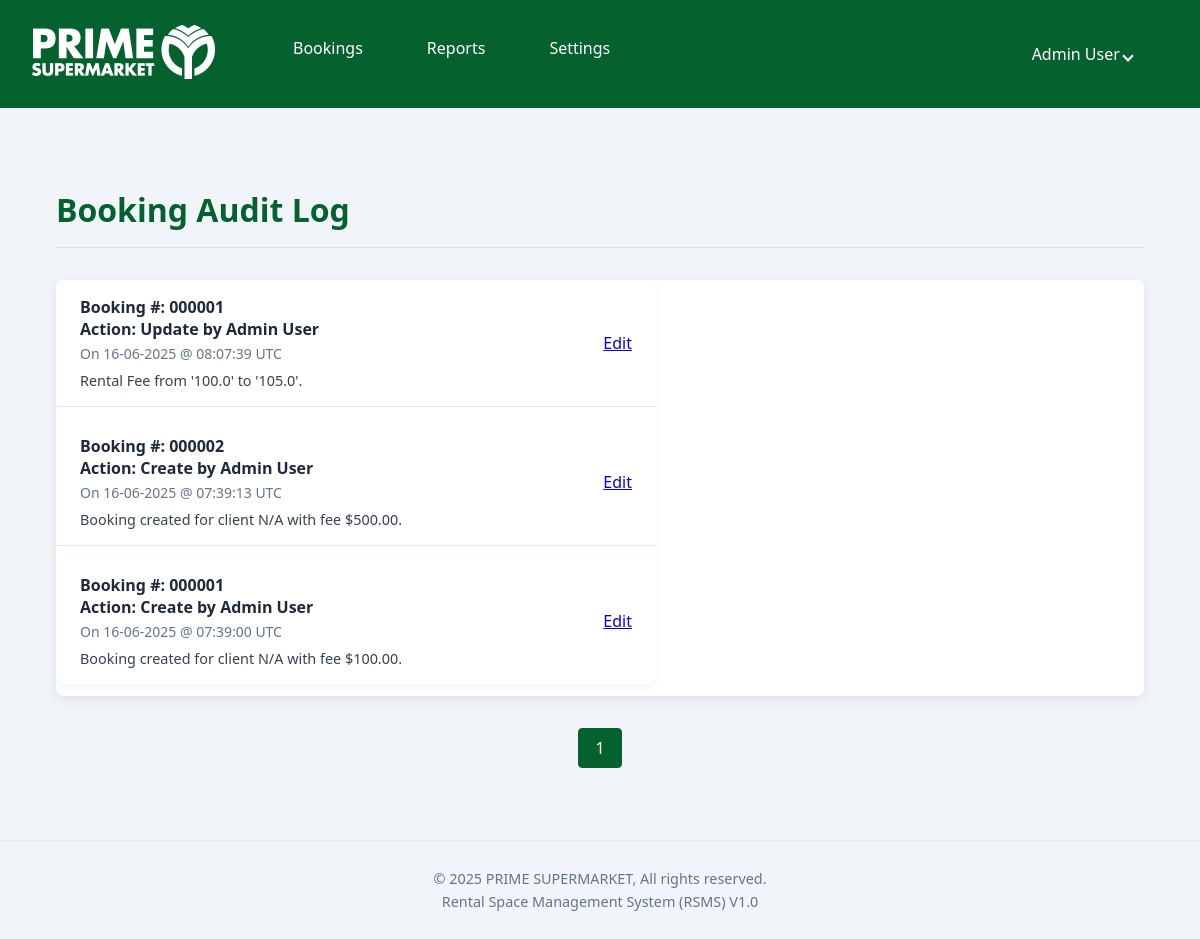
The app's page /settings/audit-logs (signed in) with its own data.
### app.py (models this page shows, shortened)
class User(db.Model, UserMixin):
    id = db.Column(db.Integer, primary_key=True)
    full_name = db.Column(db.String(128), nullable=False)
    email = db.Column(db.String(128), unique=True, nullable=False)
    password_hash = db.Column(db.String(256), nullable=False)
    role = db.Column(db.String(20), nullable=False, default='user')
    locations = db.relationship(
        'Location', secondary=user_location_association, backref='users', lazy='subquery')

class BookingAuditLog(db.Model):
    __tablename__ = 'booking_audit_log'
    id = db.Column(db.Integer, primary_key=True)
    booking_number = db.Column(db.String(10), nullable=True)
    booking_id = db.Column(db.Integer, db.ForeignKey(
        'booking.id', ondelete='SET NULL'), nullable=True, index=True)
    user_id = db.Column(db.Integer, db.ForeignKey(
        'user.id'), nullable=False, index=True)
    action = db.Column(db.String(20), nullable=False, index=True)
    timestamp = db.Column(
        db.DateTime, default=datetime.utcnow, nullable=False, index=True)
    details = db.Column(db.Text, nullable=True)
    booking = db.relationship(
        'Booking', backref=db.backref('audit_logs', lazy=True))
    user = db.relationship('User', backref='booking_audit_logs')

### app.py (the view)
@app.route('/settings/audit-logs')
@login_required
@admin_required
def list_audit_logs():
    page = request.args.get('page', 1, type=int)
    filter_user = request.args.get('user', '')
    filter_action = request.args.get('action', '')
    query = BookingAuditLog.query
    if filter_user:
        query = query.join(User).filter(
            User.full_name.ilike(f'%{filter_user}%'))
    if filter_action:
        query = query.filter(BookingAuditLog.action == filter_action)
    pagination = query.order_by(BookingAuditLog.timestamp.desc()).paginate(
        page=page, per_page=50, error_out=False
    )
    audit_logs = pagination.items
    return render_template('audit_logs_list.html',
                           audit_logs=audit_logs,
                           pagination=pagination,
                           filter_user=filter_user,
                           filter_action=filter_action)

### app.py (called while the page is built)
@login_manager.user_loader
def load_user(user_id):
    return User.query.get(int(user_id))

def admin_required(f):
    @wraps(f)
    def decorated_function(*args, **kwargs):
        if not current_user.is_authenticated or current_user.role != 'admin':
            flash("You do not have permission to access this page.", "error")
            return redirect(url_for('dashboard'))
        return f(*args, **kwargs)
    return decorated_function

@app.before_request
def create_initial_admin():
    if not app.config.get('ADMIN_CREATED'):
        with app.app_context():
            if not User.query.filter_by(email='admin@example.com').first():
                print("Admin user not found. Creating one...")
                admin_user = User(
                    full_name='Admin User',
                    email='admin@example.com',
                    role='admin'
                )
                admin_user.set_password('changethispassword')
                all_locations = Location.query.all()
                admin_user.locations = all_locations
                db.session.add(admin_user)
                db.session.commit()
                print("Admin user created successfully.")
            else:
                print("Admin user already exists.")
        app.config['ADMIN_CREATED'] = True

### templates/audit_logs_list.html (shortened to what this page needs)
{% extends "layout.html" %}
{% block content %}
<div class="management-container">
    <div class="header-with-action">
        <h1>Booking Audit Log</h1>
    </div>
    <div class="management-card">
        <ul class="item-list">
            {% for log in audit_logs %}
            <li class="item-list-row">
                <div class="item-details">
                    <span class="item-name">
                        Booking #: {{ log.booking_number or 'N/A' }}<br>Action: <strong>{{ log.action|capitalize
                            }}</strong> by {{
                        log.user.full_name }}
                    </span>
                    <span class="item-subtext">
                        On {{ log.timestamp.strftime('%d-%m-%Y @ %H:%M:%S') }} UTC
                    </span>
                    <p style="margin: 0.5rem 0 0; font-size: 0.9em; max-width: 600px;">{{ log.details }}</p>
                </div>
                {% if log.booking %}
                <a href="{{ url_for('edit_booking', booking_id=log.booking.id) }}"
                    class="btn btn-sm btn-outline-secondary">
                    Edit
                </a>
                {% else %}
                <span class="text-muted">N/A</span>
                {% endif %}
            </li>
            {% else %}
            <li class="item-list-empty">
                <p>No booking activities have been logged yet.</p>
            </li>
            {% endfor %}
        </ul>
    </div>
</div>
<div class="pagination">
    {% for p in pagination.iter_pages() %}
    {% if p %}
    {% if p == pagination.page %}
    <a class="active">{{ p }}</a>
    {% else %}
    <a href="{{ url_for('list_audit_logs', page=p) }}">{{ p }}</a>
    {% endif %}
    {% else %}
    <span class="ellipsis">…</span>
    {% endif %}
    {% endfor %}
</div>
{% endblock %}

### templates/layout.html (shortened to what this page needs)
<!doctype html>
<html lang="en">
<head>
    <link rel="stylesheet" href="{{ url_for('static', filename='style.css') }}">
</head>
<body>
    <nav class="navbar">
        <a href="{{ url_for('dashboard') }}" class="navbar-logo">
            <img src="{{ url_for('static', filename='images/logo.png') }}" alt="Your Company Logo">
        </a>
        <ul>
            {% if current_user.is_authenticated %}
            <li class="dropdown">
                <a href="javascript:void(0)" class="dropbtn">Bookings</a>
            </li>
            <li class="dropdown">
                <a href="javascript:void(0)" class="dropbtn">Reports</a>
            </li>
            {% endif %}
            {% if current_user.is_authenticated and current_user.role == 'admin' %}
            <li class="dropdown">
                <a href="javascript:void(0)" class="dropbtn">Settings</a>
            </li>
            {% endif %}
        </ul>
        {% if current_user.is_authenticated %}
        <div class="navbar-right">
            <div class="dropdown">
                <a href="javascript:void(0)" class="dropbtn user-menu">
                    {{ current_user.full_name }} <i class="arrow down"></i>
                </a>
            </div>
        </div>
        {% endif %}
    </nav>
    <main>
        {% block content %}{% endblock %}
    </main>
    <footer>
        <p>© 2025 PRIME SUPERMARKET, All rights reserved.</p>
        <p>Rental Space Management System (RSMS) V1.0</p>
    </footer>
</body>
</html>

### static/style.css (style rules this page uses)
body { background: #f4f6fa; color: #222; font-family: 'Segoe UI', Arial, sans-serif; margin: 0; padding: 0; }
nav { background: #05622f; padding: 16px 24px; margin-bottom: 32px; display: flex; align-items: center; }
nav a { color: #FFF; text-decoration: none; margin-right: 24px; font-weight: 500; transition: color 0.2s; }
h1, h2 { color: #05622f; }
ul { background: #fff; padding: 24px; border-radius: 8px; box-shadow: 0 2px 8px rgba(37, 99, 235, 0.07); max-width: 600px; margin: 24px 0; }
li { margin-bottom: 12px; color: #374151; }
.navbar ul { display: flex; list-style-type: none; margin: 0; padding: 0 16px; background: none; box-shadow: none; max-width: none; }
.navbar .dropdown { position: relative; position: relative; display: inline-block; }
.navbar .dropbtn { display: block; color: #FFF; text-decoration: none; padding: 5px 20px; font-weight: 500; transition: background-color 0.2s; cursor: pointer; white-space: nowrap; }
main { padding: 16px 24px 24px; }
footer { text-align: center; margin-top: 48px; padding: 24px 0; border-top: 1px solid #e2e8f0; color: #64748b; font-size: 0.9em; }
footer p { margin: 4px 0; }
.header-with-action { display: flex; justify-content: space-between; align-items: center; margin-bottom: 1rem; }
.management-card { background: #fff; padding: 24px; margin-bottom: 24px; border-radius: 8px; box-shadow: 0 2px 8px rgba(37, 99, 235, 0.07); }
.navbar ul { margin-left: 0; }
body { background-color: #f1f5f9; }
.management-container { max-width: 900px; margin: 2rem auto; }
.header-with-action { display: flex; justify-content: space-between; align-items: center; margin-bottom: 1.5rem; }
.header-with-action h1 { margin: 0; }
.management-card { background: #fff; border-radius: 12px; box-shadow: 0 4px 12px rgba(0, 0, 0, 0.05); overflow: hidden; }
.item-list { list-style: none; padding: 0; margin: 0; }
.item-list-row { display: flex; justify-content: space-between; align-items: center; padding: 1rem 1.5rem; border-bottom: 1px solid #e2e8f0; }
.item-list-row:last-child { border-bottom: none; }
.item-details { display: flex; flex-direction: column; }
.item-name { font-weight: 600; color: #1e293b; }
.item-subtext { color: #64748b; font-size: 0.875em; margin-top: 0.25rem; }
.pagination { display: flex; justify-content: center; gap: 0.5rem; margin-top: 2rem; }
.pagination a { color: #007bff; padding: 0.5rem 1rem; text-decoration: none; border: 1px solid #dee2e6; border-radius: 4px; transition: all 0.2s ease-in-out; }
.pagination a.active { background-color: #05622f; color: white; border-color: #05622f; cursor: default; }
.management-container { max-width: 1200px; margin: 2rem auto; padding: 0 2rem; }
.header-with-action { display: flex; justify-content: space-between; align-items: center; margin-bottom: 2rem; border-bottom: 1px solid #dee2e6; padding-bottom: 1rem; }
.management-card { background: white; padding: 0; border-radius: 8px; box-shadow: 0 4px 12px rgba(0, 0, 0, 0.08); overflow: hidden; }

### templates/layout.html (style rules this page uses)
.navbar ul { margin-left: 0; }
.navbar-right { margin-left: auto; }
.user-menu { display: flex; align-items: center; gap: 0.5rem; }
.arrow { border: solid white; border-width: 0 2px 2px 0; display: inline-block; padding: 3px; transform: rotate(45deg); }

### records on screen
User: full_name "Admin User"
BookingAuditLog: booking_number "000001", action "Update", user.full_name "Admin User", timestamp "16-06-2025 @ 08:07:39", details "Rental Fee from '100.0' to '105.0'."
BookingAuditLog: booking_number "000002", action "Create", user.full_name "Admin User", timestamp "16-06-2025 @ 07:39:13", details "Booking created for client N/A with fee $500.00."
BookingAuditLog: booking_number "000001", action "Create", user.full_name "Admin User", timestamp "16-06-2025 @ 07:39:00", details "Booking created for client N/A with fee $100.00."

### other values on screen
{{ p }} "1"
